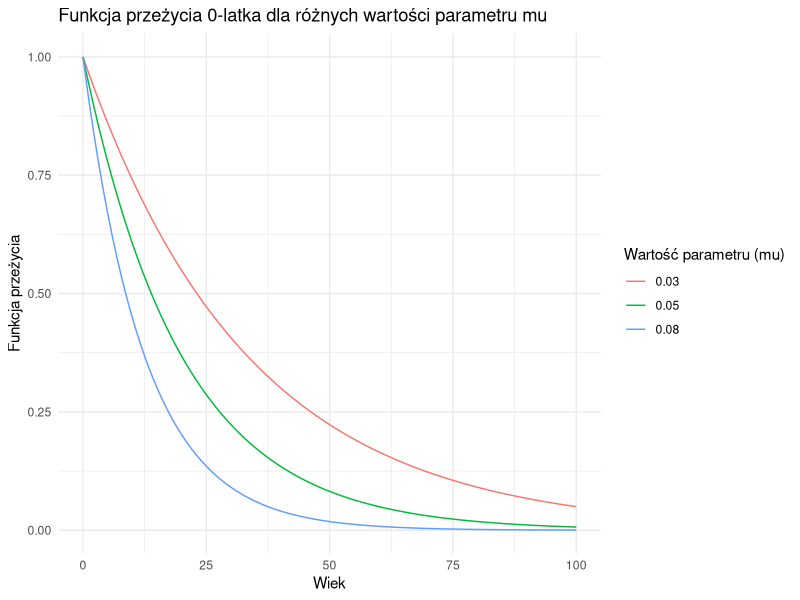
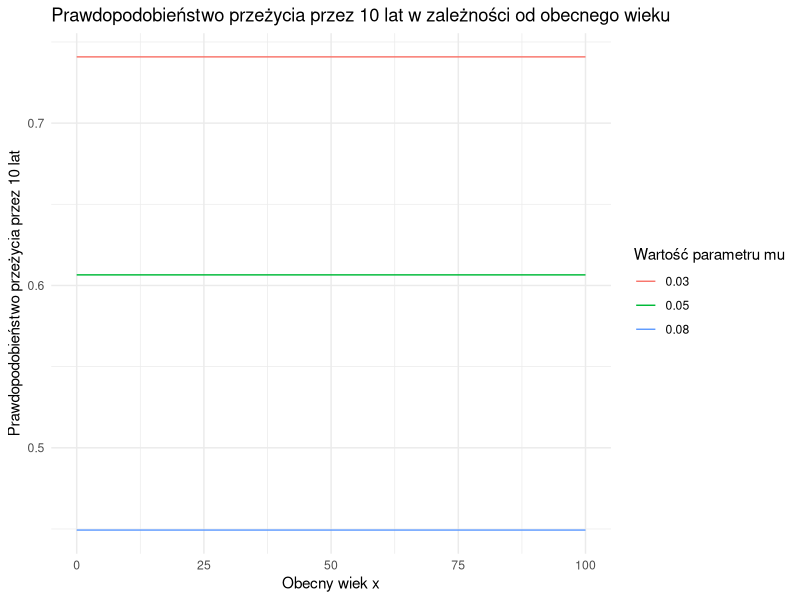
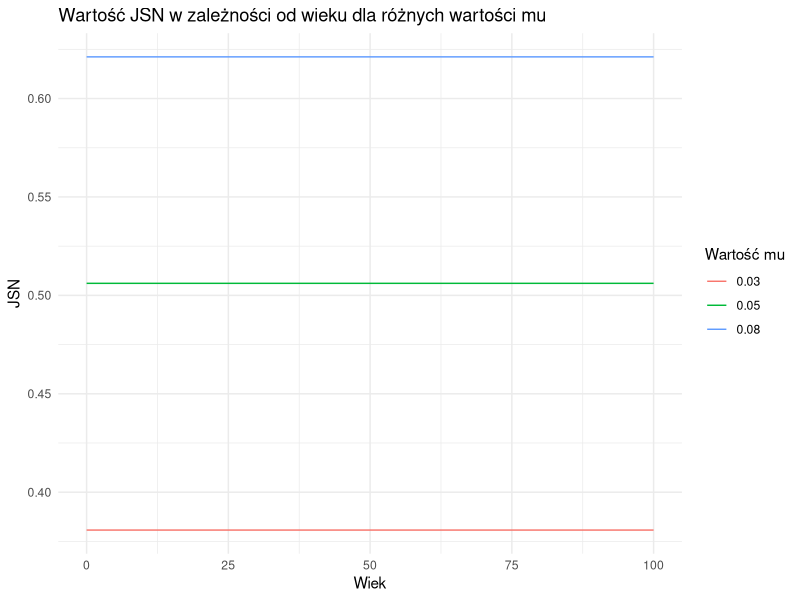
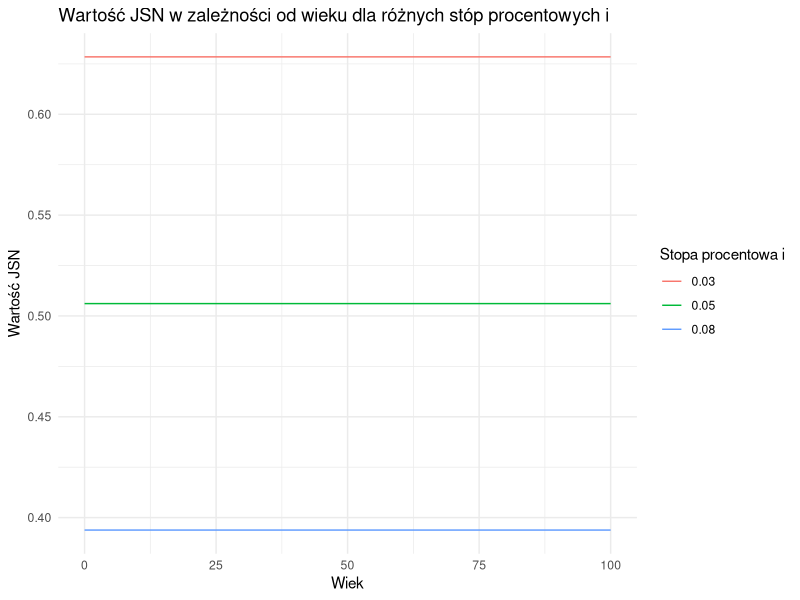
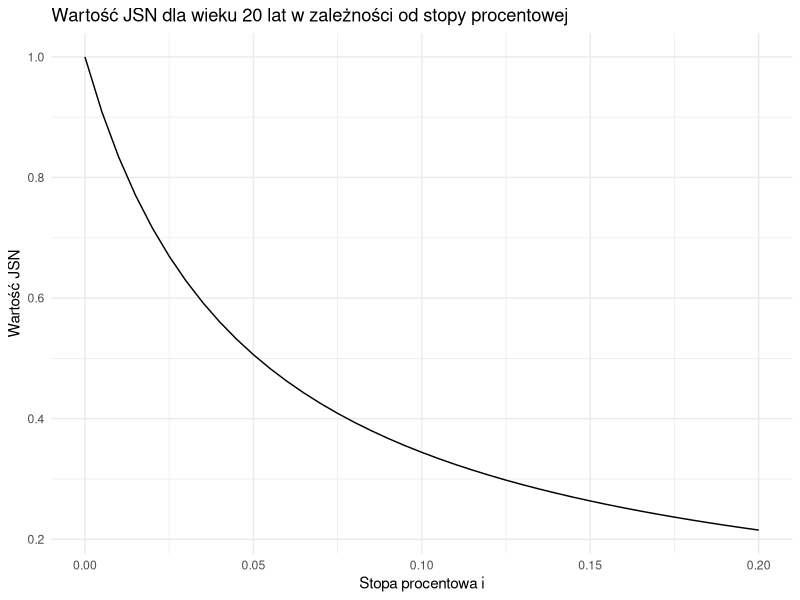
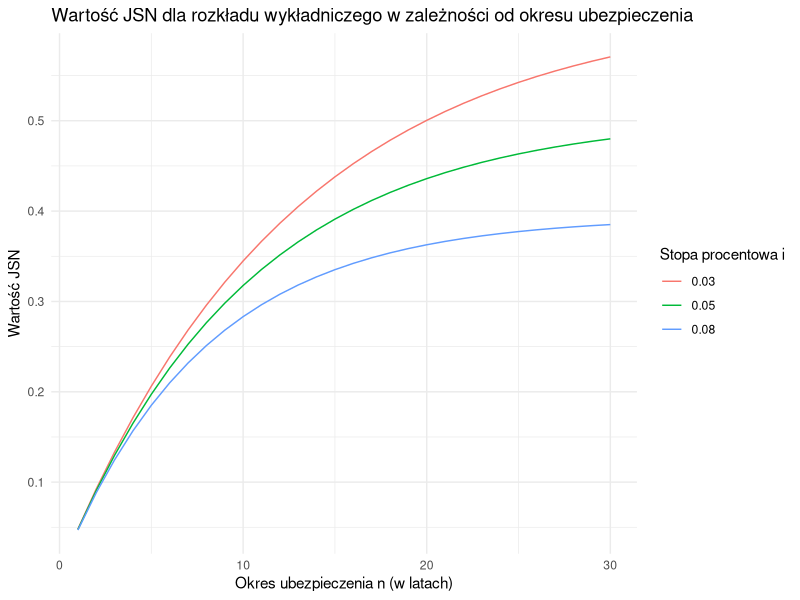
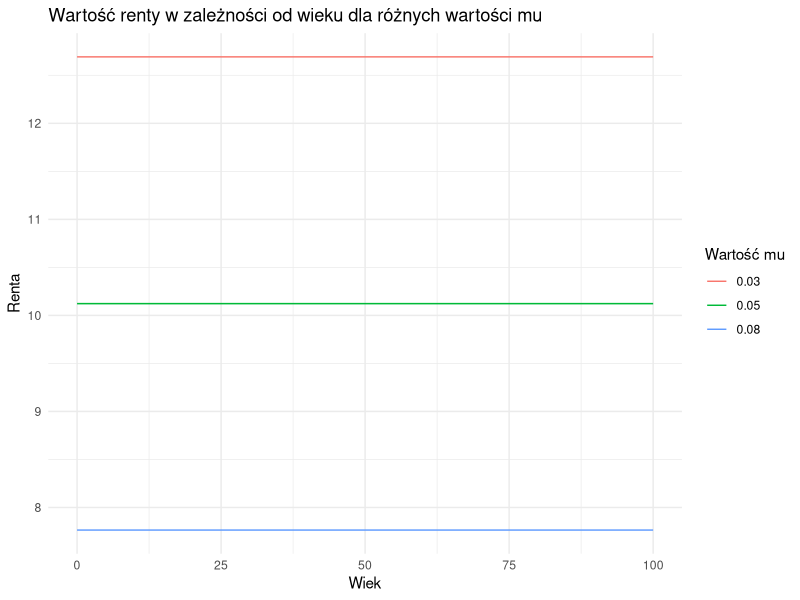
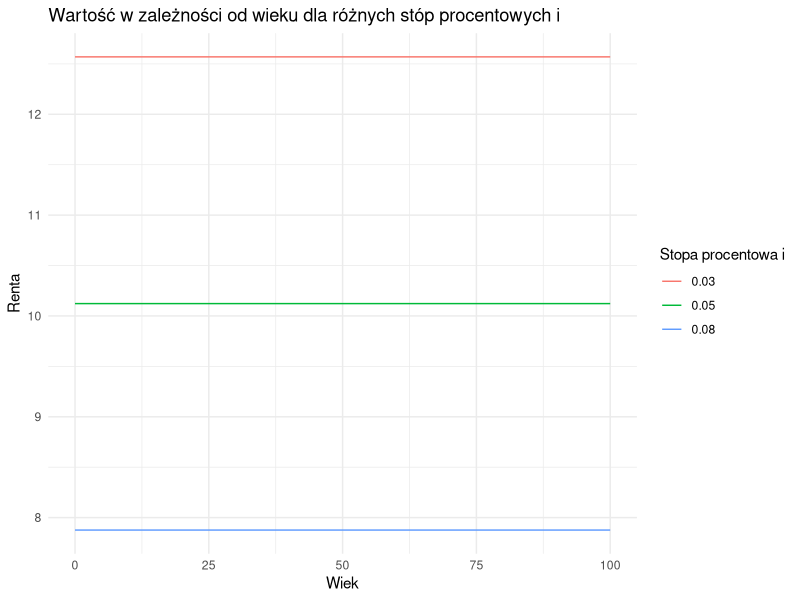

R code for these plots, in order:
#ROZKŁAD WYKŁADNICZY

#1. #funkcja przezycia dla rozkladu wykladniczego


# Wczytanie potrzebnej biblioteki
library(ggplot2)

# Definicja funkcji przeżycia
survival_function <- function(t, mu) {
  return(exp(-mu * t))
}

# Zdefiniowanie zakresu wartości t
t_values <- seq(0, 100, by = 1)

# Obliczenie prawdopodobieństw przeżycia dla różnych wartości mu
mu_values <- c(0.03, 0.05, 0.08)
survival_data <- data.frame()

for(mu in mu_values) {
  survival_data <- rbind(survival_data, data.frame(t = t_values, Survival = survival_function(t_values, mu), Rate = as.factor(mu)))
}

# Stworzenie wykresu funkcji przeżycia
ggplot(survival_data, aes(x = t, y = Survival, color = Rate)) +
  geom_line() +
  labs(title = "Funkcja przeżycia 0-latka dla różnych wartości parametru mu", x = "Wiek", y = "Funkcja przeżycia", color = "Wartość parametru (mu)") +
  theme_minimal()


#prawdopodobieństwo przeżycia dla x latka przez kolejne 10 lat 

# Definiowanie zakresu wieku
wiek <- seq(0, 100, by = 1)

# Trzy różne wartości parametru MI
mi_values <- c(0.03, 0.05, 0.08)
t <- 10  # Okres, przez który obliczamy przeżycie

# Obliczenie funkcji przeżycia dla stałego t i różnych wartości MI
przezycie_data <- data.frame()
for (mi in mi_values) {
  przezycie <- exp(-mi * t)
  przezycie_data <- rbind(przezycie_data, data.frame(wiek, Przezycie = rep(przezycie, length(wiek)), Mi = rep(mi, length(wiek))))
}

# Rysowanie wykresu
ggplot(przezycie_data, aes(x = wiek, y = Przezycie, color = as.factor(Mi))) +
  geom_line() +
  labs(title = "Prawdopodobieństwo przeżycia przez 10 lat w zależności od obecnego wieku",
       x = "Obecny wiek x",
       y = "Prawdopodobieństwo przeżycia przez 10 lat",
       color = "Wartość parametru mu") +
  theme_minimal()




##########################################################################################################


# 2.JSN - wykladniczy dla roznych mu

library(ggplot2)

# Definicja funkcji dla nowego wzoru
calculate_value <- function(age, mu, i) {
  return(mu / (log(1 + i) + mu))
}

# Stała stopa procentowa
i <- 0.05
# Zakres wieku od 0 do 100
age_range <- 0:100
# Wartości mu
mu_values <- c(0.03, 0.05, 0.08)

# Przygotowanie ramki danych do wykresu
value_data <- data.frame()

for(mu in mu_values) {
  value_data <- rbind(value_data, data.frame(Age = age_range, 
                                             Value = sapply(age_range, calculate_value, mu = mu, i = i), 
                                             Mu = as.factor(mu)))
}

# Tworzenie wykresu liniowego z wartościami dla różnych mu
ggplot(value_data, aes(x = Age, y = Value, color = Mu)) +
  geom_line() +
  labs(title = "Wartość JSN w zależności od wieku dla różnych wartości mu",
       x = "Wiek",
       y = "JSN",
       color = "Wartość mu") +
  theme_minimal()





#JSN - WYKŁADNICZY W ZALEŻNOŚCI OD WIEKU dla i=0.01, i=0.03, i=0.05
# Definicja funkcji dla wzoru
calculate_value <- function(age, i, mu) {
  return(mu / (log(1 + i) + mu))
}

# Stała wartość mu
mu <- 0.05
# Zakres wieku od 0 do 100
age_range <- 0:100
# Wartości stopy procentowej i
i_values <- c(0.03, 0.05, 0.08)

# Przygotowanie ramki danych do wykresu
value_data <- data.frame()

for(i in i_values) {
  # Obliczenie wartości dla danego i i całego zakresu wieku
  value_data <- rbind(value_data, data.frame(Age = age_range, 
                                             Value = sapply(age_range, calculate_value, i = i, mu = mu), 
                                             InterestRate = as.factor(i)))
}

# Tworzenie wykresu liniowego z wartościami dla różnych i
ggplot(value_data, aes(x = Age, y = Value, color = InterestRate)) +
  geom_line() +
  labs(title = "Wartość JSN w zależności od wieku dla różnych stóp procentowych i",
       x = "Wiek",
       y = "Wartość JSN",
       color = "Stopa procentowa i") +
  theme_minimal()




#JSN dla x=20 i różnych i 
library(ggplot2)

# Definicja funkcji JSN
jsn_function <- function(i, mu) {
  return(mu / (log(1 + i) + mu))
}

# Stała wartość mu
mu <- 0.05

# Zakres stóp procentowych od 0 do 0.2 z krokiem 0.005
i_values <- seq(0, 0.2, by = 0.005)

# Obliczenie wartości JSN dla danego wieku i różnych wartości stopy procentowej
jsn_values <- sapply(i_values, jsn_function, mu = mu)

# Stworzenie ramki danych do wykresu
data <- data.frame(InterestRate = i_values, JSN = jsn_values)

# Generowanie wykresu
ggplot(data, aes(x = InterestRate, y = JSN)) +
  geom_line() +
  labs(title = "Wartość JSN dla wieku 20 lat w zależności od stopy procentowej",
       x = "Stopa procentowa i",
       y = "Wartość JSN") +
  theme_minimal()



#JSN- WYKŁADNICZY W ZALEŻNOŚCI OD OKRESU UBEZPIECZENIA, dla różnych i 

# Definicja funkcji JSN
jsn_function <- function(n, mu, i) {
  delta <- log(1 + i)
  jsn <- (mu * (1 - exp(-n * (delta + mu))) / (delta + mu))
  return(jsn)
}

# Stała wartość mu
mu <- 0.05

# Zakres okresu ubezpieczenia n
n_values <- seq(1, 30, by = 1) # dla okresu od 1 do 30 lat

# Zakres stóp procentowych i
i_values <- c(0.03, 0.05, 0.08)

# Przygotowanie ramki danych do wykresu
data <- expand.grid(InsurancePeriod = n_values, InterestRate = i_values)
data$JSN <- mapply(jsn_function, n = data$InsurancePeriod, mu = mu, i = data$InterestRate)

# Generowanie wykresu
ggplot(data, aes(x = InsurancePeriod, y = JSN, color = as.factor(InterestRate))) +
  geom_line() +
  labs(title = "Wartość JSN dla rozkładu wykładniczego w zależności od okresu ubezpieczenia",
       x = "Okres ubezpieczenia n (w latach)",
       y = "Wartość JSN",
       color = "Stopa procentowa i") +
  theme_minimal()

####################################################################################################################
# 2.RENTA - wykladniczy dla roznych mu

# Definicja funkcji dla nowego wzoru
calculate_value <- function(age, mu, i) {
  return(1/ (log(1 + i) + mu))
}

# Stała stopa procentowa
i <- 0.05
# Zakres wieku od 0 do 100
age_range <- 0:100
# Wartości mu
mu_values <- c(0.03, 0.05, 0.08)

# Przygotowanie ramki danych do wykresu
value_data <- data.frame()

for(mu in mu_values) {
  value_data <- rbind(value_data, data.frame(Age = age_range, 
                                             Value = sapply(age_range, calculate_value, mu = mu, i = i), 
                                             Mu = as.factor(mu)))
}

# Tworzenie wykresu liniowego z wartościami dla różnych mu
ggplot(value_data, aes(x = Age, y = Value, color = Mu)) +
  geom_line() +
  labs(title = "Wartość renty w zależności od wieku dla różnych wartości mu",
       x = "Wiek",
       y = "Renta",
       color = "Wartość mu") +
  theme_minimal()


#RENTA - WYKŁADNICZY W ZALEŻNOŚCI OD WIEKU dla i=0.01, i=0.03, i=0.05
# Definicja funkcji dla wzoru
calculate_value <- function(age, i, mu) {
  return(1 / (log(1 + i) + mu))
}

# Stała wartość mu
mu <- 0.05
# Zakres wieku od 0 do 100
age_range <- 0:100
# Wartości stopy procentowej i
i_values <- c(0.03, 0.05, 0.08)

# Przygotowanie ramki danych do wykresu
value_data <- data.frame()

for(i in i_values) {
  # Obliczenie wartości dla danego i i całego zakresu wieku
  value_data <- rbind(value_data, data.frame(Age = age_range, 
                                             Value = sapply(age_range, calculate_value, i = i, mu = mu), 
                                             InterestRate = as.factor(i)))
}

# Tworzenie wykresu liniowego z wartościami dla różnych i
ggplot(value_data, aes(x = Age, y = Value, color = InterestRate)) +
  geom_line() +
  labs(title = "Wartość w zależności od wieku dla różnych stóp procentowych i",
       x = "Wiek",
       y = "Renta",
       color = "Stopa procentowa i") +
  theme_minimal()



#RENTA dla x=20 i różnych i 


# Definicja funkcji JSN
renta_function <- function(i, mu) {
  return(1 / (log(1 + i) + mu))
}

# Stała wartość mu
mu <- 0.05

# Zakres stóp procentowych od 0 do 0.2 z krokiem 0.005
i_values <- seq(0, 0.2, by = 0.005)

# Obliczenie wartości JSN dla danego wieku i różnych wartości stopy procentowej
renta_values <- sapply(i_values, renta_function, mu = mu)

# Stworzenie ramki danych do wykresu
data <- data.frame(InterestRate = i_values, renta = renta_values)

# Generowanie wykresu
ggplot(data, aes(x = InterestRate, y = renta)) +
  geom_line() +
  labs(title = "Wartość renty dla wieku 20 lat w zależności od stopy procentowej",
       x = "Stopa procentowa i",
       y = "Wartość renty") +
  theme_minimal()




#RENTA - WYKŁADNICZY W ZALEŻNOŚCI OD OKRESU UBEZPIECZENIA

# Definicja funkcji wartości renty
rent_value <- function(age, mu, i) {
  delta <- log(1 + i)
  return((1 - exp(-age * (delta + mu))) / (delta + mu))
}

# Stała wartość mu
mu <- 0.05

# Zakres wieku
age_range <- seq(0, 100, by = 1)

# Wartości stopy procentowej i
i_values <- c(0.03, 0.05, 0.08)

# Przygotowanie ramki danych do wykresu
data <- expand.grid(Age = age_range, InterestRate = i_values)
data$RentValue <- mapply(rent_value, age = data$Age, mu = mu, i = data$InterestRate)

# Generowanie wykresu z liniami dla każdej wartości stopy procentowej
ggplot(data, aes(x = Age, y = RentValue, group = InterestRate, color = as.factor(InterestRate))) +
  geom_line() +
  labs(title = "Wartość renty w zależności od wieku dla różnych stóp procentowych",
       x = "Wiek",
       y = "Wartość renty",
       color = "Stopa procentowa i") +
  theme_minimal()


##########################################################################################
#WARTOŚĆ SKŁADKI DLA ROZKŁADU WYKŁADNICZEGO W ZALEŻNOŚCI OD MU


# Definicja funkcji JSN
jsn_function <- function(mu, i) {
  delta <- log(1 + i)
  return(mu / (delta + mu))
}

# Definicja funkcji renty
rent_function <- function(mu, i) {
  delta <- log(1 + i)
  return(1 / (delta + mu))
}

# Stała wartość stopy procentowej i
i <- 0.05

# Zakres wartości mu
mu_values <- seq(0.01, 1, by = 0.01)

# Obliczenie wartości JSN i renty dla różnych wartości mu
jsn_values <- sapply(mu_values, jsn_function, i = i)
rent_values <- sapply(mu_values, rent_function, i = i)

# Obliczenie składki jako stosunek JSN do renty
premium_values <- jsn_values / rent_values

# Stworzenie ramki danych do wykresu
data <- data.frame(MortalityRate = mu_values, Premium = premium_values)

# Generowanie wykresu
ggplot(data, aes(x = MortalityRate, y = Premium)) +
  geom_line() +
  labs(title = "Wartość składki dla różnych wartości mu przy i = 0.05",
       x = "Intensywność śmiertelności mu",
       y = "Wartość składki") +
  theme_minimal()


#WARTOŚĆ OKRESOWEJ SKŁADKI 20-LETNIEJ NA ŻYCIE I DOŻYCIE DLA ROZKŁADU WYKŁADNICZEGO W ZALEŻNOŚCI OD WIEKU

# Stałe wartości
mu <- 0.05
i <- 0.05
n <- 20 # okres ubezpieczenia to 20 lat
delta <- log(1 + i)

# Definicja funkcji dla JSN okresowej i renty okresowej
jsn_okresowa <- function(mu, n, delta) {
  return((mu * (1 - exp(-n * (delta + mu))) / (delta + mu)) + exp(-n * (delta + mu)))
}

renta_okresowa <- function(mu, n, delta) {
  return((1 - exp(-n * (delta + mu))) / (delta + mu))
}

# Zakres wieku
age_range <- seq(0, 100, by = 1)

# Obliczenie wartości JSN okresowej i renty okresowej dla każdego wieku
jsn_values <- sapply(age_range, function(age) jsn_okresowa(mu, n, delta))
renta_values <- sapply(age_range, function(age) renta_okresowa(mu, n, delta))

# Obliczenie składki okresowej dla każdego wieku
skladka_okresowa_values <- jsn_values / renta_values

# Stworzenie ramki danych do wykresu
data <- data.frame(Age = age_range, PeriodicPremium = skladka_okresowa_values)

# Generowanie wykresu
ggplot(data, aes(x = Age, y = PeriodicPremium)) +
  geom_line() +
  labs(title = "Wartość składki okresowej dla 20-letniego okresu ubezpieczenia w zależności od wieku",
       x = "Wiek ubezpieczonego",
       y = "Wartość składki okresowej") +
  theme_minimal()


#WARTOŚĆ OKRESOWEJ SKŁADKI 20-LETNIEJ NA ŻYCIE I DOŻYCIE DLA ROZKŁADU WYKŁADNICZEGO W ZALEŻNOŚCI OD STOPY PROCENTOWEJ
library(ggplot2)

# Stałe wartości
mu <- 0.05
n <- 20 # okres ubezpieczenia to 20 lat

# Zakres stóp procentowych
i_values <- seq(0.01, 0.15, by = 0.005)

# Definicja funkcji dla JSN okresowej i renty okresowej
jsn_okresowa <- function(i, mu, n) {
  delta <- log(1 + i)
  return((mu * (1 - exp(-n * (delta + mu))) / (delta + mu)) + exp(-n * (delta + mu)))
}

renta_okresowa <- function(i, mu, n) {
  delta <- log(1 + i)
  return((1 - exp(-n * (delta + mu))) / (delta + mu))
}

# Obliczenie wartości JSN okresowej i renty okresowej dla różnych wartości i
jsn_values <- sapply(i_values, jsn_okresowa, mu = mu, n = n)
renta_values <- sapply(i_values, renta_okresowa, mu = mu, n = n)

# Obliczenie składki okresowej dla każdego i
skladka_okresowa_values <- jsn_values / renta_values

# Stworzenie ramki danych do wykresu
data <- data.frame(InterestRate = i_values, PeriodicPremium = skladka_okresowa_values)

# Generowanie wykresu
ggplot(data, aes(x = InterestRate, y = PeriodicPremium)) +
  geom_line() +
  labs(title = "Wartość składki okresowej dla 20-letniego okresu ubezpieczenia w zależności od stopy procentowej",
       x = "Stopa procentowa i",
       y = "Wartość składki okresowej") +
  theme_minimal()


#WARTOŚĆ OKRESOWEJ SKŁADKI N-LETNIEJ NA ŻYCIE I DOŻYCIE DLA ROZKŁADU WYKŁADNICZEGO W ZALEŻNOŚCI OD OKRESU UBEZPIECZENIA, DLA i = 0.03, 0.05, 0.08

# Stała wartość mu
mu <- 0.05

# Wartości stopy procentowej i
i_values <- c(0.03, 0.05, 0.08)

# Zakres okresu ubezpieczenia n
n_values <- seq(1, 50, by = 1)  # przykład dla okresu od 1 do 50 lat

# Definicja funkcji dla JSN okresowej i renty okresowej
jsn_okresowa <- function(n, mu, i) {
  delta <- log(1 + i)
  return((mu * (1 - exp(-n * (delta + mu))) / (delta + mu)) + exp(-n * (delta + mu)))
}

renta_okresowa <- function(n, mu, i) {
  delta <- log(1 + i)
  return((1 - exp(-n * (delta + mu))) / (delta + mu))
}

# Obliczenie wartości JSN okresowej i renty okresowej dla każdej kombinacji n i i
data <- expand.grid(n = n_values, i = i_values)
data$JSN <- mapply(jsn_okresowa, n = data$n, mu = mu, i = data$i)
data$Renta <- mapply(renta_okresowa, n = data$n, mu = mu, i = data$i)

# Obliczenie składki okresowej
data$PeriodicPremium <- data$JSN / data$Renta

# Przekształcenie stopy procentowej na czynnik, aby uzyskać różne kolory na wykresie
data$i <- as.factor(data$i)

# Generowanie wykresu
ggplot(data, aes(x = n, y = PeriodicPremium, group = i, color = i)) +
  geom_line() +
  labs(title = "Wartość składki okresowej w zależności od okresu ubezpieczenia dla różnych stóp procentowych",
       x = "Okres ubezpieczenia n (w latach)",
       y = "Wartość składki okresowej",
       color = "Stopa procentowa i") +
  theme_minimal()



###################################################################################################
##############################    ROKŁAD DE MOIVRE'A ##############################################
###################################################################################################

#funkcja przeżycia w zależności od wieku 
# Definicja funkcji przeżycia dla rozkładu de Moivre'a
survival_function <- function(x, w = 100) {
  if (x < 0 || x > w) {
    stop("Wiek powinien być w zakresie od 0 do ", w)
  }
  return(1 - (x / w))
}

# Tworzenie wektora wieków od 0 do 100
ages <- 0:100

# Obliczenie prawdopodobieństwa przeżycia dla każdego wieku
survival_probs <- sapply(ages, survival_function)

# Tworzenie wykresu
plot(ages, survival_probs, type = "l", col = "blue",
     xlab = "Wiek", ylab = "Prawdopodobieństwo przeżycia",
     main = "Funkcja przeżycia dla rozkładu de Moivre'a")



#funkacja przezycia dla rozkladu de Moivre'a, dla x latka przez 10 lat w zalezności od omega
library(ggplot2)

# Definicja funkcji przeżycia według rozkładu de Moivre'a
survival_function <- function(x, t, omega) {
  if (x + t > omega) {
    return(0)
  } else {
    return((omega - x - t) / (omega - x))
  }
}

# Wartości omega
omega_values <- c(90, 100, 110)

# Zakres wieku x od 0 do 100
x_values <- seq(0, 100, by = 1)
t <- 10  # Ile lat osoba ma przeżyć

# Przygotowanie danych do wykresu
data <- data.frame()
for (omega in omega_values) {
  survival_data <- sapply(x_values, survival_function, t = t, omega = omega)
  data <- rbind(data, data.frame(Age = x_values, Survival = survival_data, Omega = omega))
}

# Generowanie wykresu
ggplot(data, aes(x = Age, y = Survival, color = as.factor(Omega), group = Omega)) +
  geom_line() +
  scale_color_discrete(name = "Maksymalny\nwiek życia ω") +
  labs(title = "Prawdopodobieństwo przeżycia dla t=10 według rozkładu de Moivre'a",
       x = "Wiek osoby (x)",
       y = "Prawdopodobieństwo przeżycia do wieku x+10") +
  theme_minimal()


#JSN
# Funkcja JSN (składka jednorazowa) dla rozkładu de Moivre'a
jsn_de_moivre <- function(x, w, delta) {
  (1 - exp(-(w - x) * delta)) / ((w - x) * delta)
}

# Definiowanie zakresu wieku
wiek <- seq(0, 100, by = 1)

# Maksymalny wiek w populacji
w <- 100

# Parametr delta
delta <- 0.05

# Obliczanie JSN dla rozkładu de Moivre'a
jsn_data <- data.frame(Wiek = wiek, JSN = jsn_de_moivre(wiek, w, delta))

# Rysowanie wykresu
ggplot(jsn_data, aes(x = Wiek, y = JSN)) +
  geom_line() +
  labs(title = "JSN dla rozkładu de Moivre'a",
       x = "Wiek osoby",
       y = "Wartość JSN") +
  theme_minimal()



#JSN - W ZALEŻNOŚCI OD WIEKU dla i=0.03, i=0.05, i=0.01

library(ggplot2)
library(tidyr)

# Funkcja JSN (składka jednorazowa) dla rozkładu de Moivre'a z uwzględnieniem delta
jsn_de_moivre_z_delta <- function(x, w, delta) {
  (1 - exp(-(w - x) * delta)) / ((w - x) * delta)
}

# Parametry
wiek <- seq(0, 100, by = 1)  # Zakres wieku
w <- 100  # Maksymalny wiek w populacji

# Trzy różne stopy procentowe (i)
i_values <- c(0.01, 0.03, 0.05)

# Obliczanie JSN dla różnych stóp procentowych
jsn_data <- data.frame(Wiek = wiek)
for (i in i_values) {
  delta <- log(1 + i)
  jsn_data[paste0("JSN_i", i * 100)] <- jsn_de_moivre_z_delta(wiek, w, delta)
}

# Przekształcenie danych do formatu długiego
jsn_data_long <- gather(jsn_data, key = "Stopa", value = "JSN", -Wiek)

# Mapowanie etykiet dla stóp procentowych
labels_map <- setNames(paste0(i_values * 100, "%"), paste0("JSN_i", i_values * 100))

# Rysowanie wykresu
ggplot(jsn_data_long, aes(x = Wiek, y = JSN, color = Stopa)) +
  geom_line() +
  labs(title = "JSN dla rozkładu de Moivre'a z różnymi stopami procentowymi",
       x = "Wiek osoby",
       y = "Wartość JSN") +
  scale_color_manual(values = c("blue", "red", "green"),
                     name = "Stopa procentowa",
                     labels = labels_map[unique(jsn_data_long$Stopa)]) +
  theme_minimal() +
  theme(legend.position = "bottom")


#JSN dla 20-latka, w=100 w zależności od i 
# Stałe wartości
x <- 20
omega <- 100

# Zakres stóp procentowych
i_values <- seq(0.01, 0.15, by = 0.005)

# Obliczanie wartości JSN dla każdej stopy procentowej
jsn_values <- sapply(i_values, function(i) {
  delta <- log(1 + i)
  return((1 - exp(-delta * (omega - x))) / (delta * (omega - x)))
})

# Przygotowanie ramki danych
data <- data.frame(InterestRate = i_values, JSN = jsn_values)

# Generowanie wykresu
ggplot(data, aes(x = InterestRate, y = JSN)) +
  geom_line() +
  labs(title = "JSN dla osoby w wieku 20 lat w zależności od stopy procentowej",
       x = "Stopa procentowa i",
       y = "Jednorazowa składka netto (JSN)") +
  theme_minimal()




#JSN na życie w zależności od okresu ubezpieczenia, dla x=20 i i=0.01, 0.03, 0.05

# Stałe wartości
x <- 20
omega <- 100
i_values <- c(0.01, 0.03, 0.05)

# Zakres okresu ubezpieczenia n
n_values <- seq(1, 80, by = 1)  # Zakładamy, że okres ubezpieczenia może wynosić od 1 do 80 lat

# Obliczanie wartości JSN dla każdej kombinacji stopy procentowej i i okresu n
jsn_data <- expand.grid(n = n_values, i = i_values)
jsn_data$delta <- log(1 + jsn_data$i)
jsn_data$JSN <- (1 - exp(-jsn_data$n * jsn_data$delta)) / ((omega - x) * jsn_data$delta)

# Tworzenie wykresu
ggplot(jsn_data, aes(x = n, y = JSN, group = as.factor(i), color = as.factor(i))) +
  geom_line() +
  scale_color_discrete(name = "Stopa procentowa i") +
  labs(title = "JSN w zależności od okresu ubezpieczenia n dla osoby w wieku 20 lat",
       x = "Okres ubezpieczenia n (w latach)",
       y = "Jednorazowa składka netto (JSN)") +
  theme_minimal()




#RENTA
#RENTA - W ZALEŻNOŚCI OD WIEKU dla i=0.01, i=0.03, i=0.05


# Funkcja renty bezterminowej dla rozkładu de Moivre'a w zależności od i 
renta_bezterminowa_de_moivre <- function(x, w, i) {
  delta <- log(1 + i)
  ((1 - (1 - exp(-delta * (omega - x))) / ((omega - x) * delta)) * (1 / delta))
}

# Parametry
w <- 100    # Maksymalny wiek w populacji
stopy_procentowe <- c(0.01, 0.03, 0.05)  # Trzy różne stopy procentowe
kolory <- c("blue", "red", "green")  # Kolory dla linii

# Zakres wieku
wieki <- seq(0, w, by = 1)

# Inicjalizacja pustej macierzy na wyniki
wyniki <- matrix(NA, nrow = length(wieki), ncol = length(stopy_procentowe))

# Obliczanie wartości renty bezterminowej dla różnych stóp procentowych
for (j in 1:length(stopy_procentowe)) {
  wyniki[, j] <- renta_bezterminowa_de_moivre(wieki, w, stopy_procentowe[j])
}

# Rysowanie wykresu
plot(wieki, wyniki[, 1], type = "l", col = kolory[1], xlab = "Wiek osoby", ylab = "Wartość renty",
     main = "Renta bezterminowa dla rozkładu de Moivre'a", ylim = c(0, max(wyniki, na.rm = TRUE)),
     xlim = c(0, max(wieki)), lwd = 2)
for (j in 2:length(stopy_procentowe)) {
  lines(wieki, wyniki[, j], col = kolory[j], lwd = 2)
}

# Dodawanie legendy
legend("topright", legend = paste("Stopa procentowa =", stopy_procentowe), col = kolory, lty = 1, lwd = 2, cex = 1.2)


#RENTA BEZTERMINOWA dla x=20 i różnych i 
# Stałe wartości
x <- 20
omega <- 100

# Zakres stóp procentowych
i_values <- seq(0.01, 0.15, by = 0.005)

# Funkcja do obliczania wartości renty
calculate_annuity <- function(i, omega, x) {
  delta <- log(1 + i)
  return((1 - (1 - exp(-delta * (omega - x))) / ((omega - x) * delta)) * (1 / delta))
}

# Obliczanie wartości renty dla każdej stopy procentowej
annuity_values <- sapply(i_values, calculate_annuity, omega = omega, x = x)

# Przygotowanie ramki danych
data <- data.frame(InterestRate = i_values, Annuity = annuity_values)

# Generowanie wykresu
ggplot(data, aes(x = InterestRate, y = Annuity)) +
  geom_line() +
  labs(title = "Wartość renty dla osoby w wieku 20 lat w zależności od stopy procentowej",
       x = "Stopa procentowa i",
       y = "Wartość renty") +
  theme_minimal()



# Funkcja renty okresowej dla rozkładu de Moivre'a dla różnego okresu ubezpieczenia

renta_okresowa_de_moivre <- function(n, x, w, i) {
  delta <- log(1 + i)
  ((1 - (1 - exp(-delta * n)) / ((omega - x) * delta) + (n / (omega - x) - 1) * exp(-n * delta)) * (1 / delta)) 
}

# Parametry
w <- 100    # Maksymalny wiek w populacji
i <- 0.05   # Stała stopa procentowa
x <- 50     # Wiek osoby
okresy <- seq(0, 50, by = 1)  # Zakres okresów

# Inicjalizacja pustej macierzy na wyniki
wyniki <- rep(NA, length(okresy))

# Obliczanie wartości okresowej renty dla różnych okresów
for (j in 1:length(okresy)) {
  wyniki[j] <- renta_okresowa_de_moivre(okresy[j], x, w, i)
}

# Rysowanie wykresu
plot(okresy, wyniki, type = "l", col = "blue", xlab = "Okres (n)", ylab = "Wartość okresowej renty",
     main = "Okresowa Renta dla rozkładu de Moivre'a (i=0.05)",
     ylim = c(0, max(wyniki, na.rm = TRUE)), xlim = c(0, max(okresy)), lwd = 2)


##########################################################################################
#SKŁADKA BEZTERMINOWA w zależności od wieku dla róznych i 
# Funkcja JSN dla rozkładu de Moivre'a

jsn_de_moivre <- function(x, w, i) {
  delta <- log(1 + i)
  (1 - exp(-delta * (w - x))) / ((w - x) * delta)
}

# Funkcja renty bezterminowej dla rozkładu de Moivre'a
renta_bezterminowa_de_moivre <- function(x, w, i) {
  delta <- log(1 + i)
  (1 - (1 - exp(-delta * (w - x))) / ((w - x) * delta)) * 1 / delta
}

# Parametry
w <- 100    # Maksymalny wiek w populacji
wieki_osoby <- seq(0, w, by = 1)  # Zakres wieku osoby
stopy_procentowe <- c(0.01, 0.03, 0.05)  # Trzy różne stopy procentowe
kolory <- c("blue", "red", "green")  # Kolory dla linii

# Inicjalizacja pustej macierzy na wyniki
wyniki <- matrix(NA, nrow = length(wieki_osoby), ncol = length(stopy_procentowe))

# Obliczanie składek dla różnych stóp procentowych
for (j in 1:length(stopy_procentowe)) {
  for (x in 1:length(wieki_osoby)) {
    jsn <- jsn_de_moivre(wieki_osoby[x], w, stopy_procentowe[j])
    renta <- renta_bezterminowa_de_moivre(wieki_osoby[x], w, stopy_procentowe[j])
    wyniki[x, j] <- jsn / renta
  }
}

# Rysowanie wykresu
plot(wieki_osoby, wyniki[, 1], type = "l", col = kolory[1], xlab = "Wiek osoby", ylab = "Składka (JSN/Renta)",
     ylim = c(0, max(wyniki, na.rm = TRUE)), xlim = c(0, max(wieki_osoby)), lwd = 2)
lines(wieki_osoby, wyniki[, 2], col = kolory[2], lwd = 2)
lines(wieki_osoby, wyniki[, 3], col = kolory[3], lwd = 2)
axis(1, at=seq(0, 100, by=10))  # Dodawanie podziałki na osi x

# Dodawanie legendy
legend("topright", legend = paste("Stopa procentowa =", stopy_procentowe), col = kolory, lty = 1, lwd = 2, cex = 1.2)

#WARTOŚĆ OKRESOWEJ SKŁADKI 20-LETNIEJ NA ŻYCIE I DLA ROZKŁADU DE'MOIVRE'A W ZALEŻNOŚCI OD WIEKU

library(ggplot2)

# Stałe wartości
omega <- 100
n <- 20
i_values <- c(0.01, 0.03, 0.05)

# Zakres wieku x od 0 do (omega - n)
x_values <- seq(0, omega - n, by = 1)

# Funkcja do obliczania JSN i renty
calculate_values <- function(x, i, n, omega) {
  delta <- log(1 + i)
  jsn <- (1 - exp(-n * delta)) / ((omega - x) * delta)
  renta <- (1 - (1 - exp(-delta * n)) / ((omega - x) * delta) + (n / (omega - x) - 1) * exp(-n * delta)) * (1 / delta)
  return(c(JSN = jsn, Renta = renta))
}

# Przygotowanie danych do wykresu
data <- expand.grid(Age = x_values, InterestRate = i_values)
data_values <- mapply(calculate_values, x = data$Age, i = data$InterestRate, MoreArgs = list(n = n, omega = omega), SIMPLIFY = FALSE)
data <- cbind(data, do.call(rbind, data_values))

# Obliczenie składki jako stosunku JSN do renty
data$Premium <- data$JSN / data$Renta

# Przekształcenie stopy procentowej na czynnik, aby uzyskać różne kolory na wykresie
data$InterestRate <- as.factor(data$InterestRate)

# Generowanie wykresu
ggplot(data, aes(x = Age, y = Premium, group = InterestRate, color = InterestRate)) +
  geom_line() +
  scale_color_discrete(name = "Stopa procentowa i") +
  labs(title = "Wartość składki w zależności od wieku",
       x = "Wiek (x)",
       y = "Wartość składki") +
  theme_minimal()



#WARTOŚĆ OKRESOWEJ SKŁADKI 20-LETNIEJ NA ŻYCIE DLA ROZKŁADU DE MOIVRE'A W ZALEŻNOŚCI OD STOPY PROCENTOWEJ (X=20)

# Stałe wartości
x <- 20
omega <- 100
n <- 20

# Zakres stóp procentowych
i_values <- seq(0.01, 0.2, by = 0.001)

# Funkcja do obliczania JSN i renty
calculate_values <- function(i, n, x, omega) {
  delta <- log(1 + i)
  jsn <- (1 - exp(-n * delta)) / ((omega - x) * delta)
  renta <- (1 - (1 - exp(-delta * n)) / ((omega - x) * delta) + (n / (omega - x) - 1) * exp(-n * delta)) * (1 / delta)
  return(jsn / renta)
}

# Obliczenie wartości składki dla każdej stopy procentowej
premium_values <- sapply(i_values, calculate_values, n = n, x = x, omega = omega)

# Przygotowanie ramki danych
data <- data.frame(InterestRate = i_values, Premium = premium_values)

# Generowanie wykresu
ggplot(data, aes(x = InterestRate, y = Premium)) +
  geom_line() +
  labs(title = "Wartość składki dla osoby w wieku 20 lat w zależności od stopy procentowej",
       x = "Stopa procentowa i",
       y = "Wartość składki") +
  theme_minimal()


#WARTOŚĆ OKRESOWEJ SKŁADKI N-LETNIEJ NA ŻYCIE  DLA ROZKŁADU DE MOIVRE'A W ZALEŻNOŚCI OD OKRESU UBEZPIECZENIA, DLA i = 0.01, 0.03, 0.05

library(ggplot2)

# Stałe wartości
x <- 20
omega <- 100
n <- 20

# Zakres stóp procentowych
i_values <- seq(0.01, 0.2, by = 0.001)

# Funkcja do obliczania JSN i renty
calculate_values <- function(i, n, x, omega) {
  v <- 1 / (1 + i)
  jsn <- (v / (omega - x)) * (1 - v^(n + 1)) / (1 - v)
  renta <- (1 - jsn) / (i / (1 + i))
  return(jsn / renta)
}

# Obliczenie wartości składki dla każdej stopy procentowej
premium_values <- sapply(i_values, calculate_values, n = n, x = x, omega = omega)

# Przygotowanie ramki danych
data <- data.frame(InterestRate = i_values, Premium = premium_values)

# Generowanie wykresu
ggplot(data, aes(x = InterestRate, y = Premium)) +
  geom_line() +
  labs(title = "Wartość składki dla osoby w wieku 20 lat w zależności od stopy procentowej",
       x = "Stopa procentowa i",
       y = "Wartość składki") +
  theme_minimal()


####################
#rozkład de Moivre'a - podejście dyskretne

###################################################################################################
##############################    ROKŁAD DE MOIVRE'A ##############################################
###################################################################################################

#JSN - W ZALEŻNOŚCI OD WIEKU dla i=0.03, i=0.05, i=0.08

# Wartości omega i stopy procentowe
omega <- 100
i_values <- c(0.01, 0.03, 0.05)

# Funkcja do obliczania JSN
calculate_jsn <- function(x, i, omega) {
  v <- 1 / (1 + i)
  return((1 / (omega - x)) * (v / (1 - v)) * (1 - v^(omega - x)))
}

# Zakres wieku x
x_values <- seq(0, omega - 1, by = 1)

# Przygotowanie danych do wykresu
data <- expand.grid(Age = x_values, InterestRate = i_values)
data$JSN <- mapply(calculate_jsn, data$Age, data$InterestRate, MoreArgs = list(omega = omega))

# Przekształcenie stopy procentowej na czynnik
data$InterestRate <- as.factor(data$InterestRate)

# Generowanie wykresu
ggplot(data, aes(x = Age, y = JSN, group = InterestRate, color = InterestRate)) +
  geom_line() +
  scale_color_discrete(name = "Stopa procentowa i") +
  labs(title = "Jednorazowa składka netto (JSN) w zależności od wieku",
       x = "Wiek (x)",
       y = "Jednorazowa składka netto (JSN)") +
  theme_minimal()


#JSN dla 20-latka, w=100 w zależności od i 

library(ggplot2)

# Stałe wartości
x <- 20
omega <- 100

# Zakres stóp procentowych
i_values <- seq(0.01, 0.15, by = 0.001)

# Obliczanie JSN dla każdej stopy procentowej
jsn_values <- sapply(i_values, function(i) {
  v <- 1 / (1 + i)
  return((1 / (omega - x)) * (v / (1 - v)) * (1 - v^(omega - x)))
})

# Przygotowanie ramki danych
data <- data.frame(InterestRate = i_values, JSN = jsn_values)

# Generowanie wykresu
ggplot(data, aes(x = InterestRate, y = JSN)) +
  geom_line() +
  labs(title = "Jednorazowa składka netto (JSN) dla osoby w wieku 20 lat w zależności od stopy procentowej",
       x = "Stopa procentowa i",
       y = "JSN") +
  theme_minimal()



#JSN na życie w zależności od okresu ubezpieczenia, dla x=20 i i=0.01, 0.03, 0.05?


# Stałe wartości
x <- 20
omega <- 100

# Wartości stopy procentowej i
i_values <- c(0.01, 0.03, 0.05)

# Zakres okresu ubezpieczenia n
n_values <- seq(1, omega - x, by = 1)  # Zakładamy, że okres ubezpieczenia może wynosić od 1 do (omega - x) lat

# Funkcja do obliczania JSN
calculate_jsn <- function(n, i, x, omega) {
  v <- 1 / (1 + i)
  jsn <- (v / (omega - x)) * ((1 - v^(n+1)) / (1 - v))
  return(jsn)
}

# Przygotowanie danych do wykresu
data <- expand.grid(n = n_values, i = i_values)
data$JSN <- mapply(calculate_jsn, data$n, data$i, MoreArgs = list(x = x, omega = omega))

# Przekształcenie stopy procentowej na czynnik, aby uzyskać różne kolory na wykresie
data$i <- as.factor(data$i)

# Generowanie wykresu
ggplot(data, aes(x = n, y = JSN, group = i, color = i)) +
  geom_line() +
  scale_color_discrete(name = "Stopa procentowa i") +
  labs(title = "JSN na życie w zależności od okresu ubezpieczenia dla osoby w wieku 20 lat",
       x = "Okres ubezpieczenia n (w latach)",
       y = "Jednorazowa składka netto (JSN)") +
  theme_minimal()


#RENTA
#wyznaczamy z jedynki aktuarialnej 
#RENTA - W ZALEŻNOŚCI OD WIEKU dla i=0.01, i=0.03, i=0.05
library(ggplot2)

# Stałe wartości
omega <- 100
i_values <- c(0.01, 0.03, 0.05)

# Zakres wieku x
x_values <- seq(0, omega, by = 1)

# Funkcja do obliczania JSN i renty
calculate_annuity <- function(x, i, omega) {
  v <- 1 / (1 + i)
  jsn <- (1 / (omega - x)) * (v / (1 - v)) * (1 - v^(omega - x))
  annuity <- (1 - jsn) / (i / (1 + i))
  return(annuity)
}

# Przygotowanie danych do wykresu dla każdej stopy procentowej
data <- data.frame(Age = rep(x_values, times = length(i_values)),
                   InterestRate = factor(rep(i_values, each = length(x_values))),
                   Annuity = unlist(lapply(i_values, function(i) sapply(x_values, calculate_annuity, i = i, omega = omega))))

# Generowanie wykresu
ggplot(data, aes(x = Age, y = Annuity, group = InterestRate, color = InterestRate)) +
  geom_line() +
  scale_color_discrete(name = "Stopa procentowa i") +
  labs(title = "Wartość renty w zależności od wieku dla różnych stóp procentowych",
       x = "Wiek ubezpieczonego (x)",
       y = "Wartość renty") +
  theme_minimal()



#RENTA BEZTERMINOWA dla x=20 i różnych i 
library(ggplot2)

# Stałe wartości
x <- 20
omega <- 100

# Zakres stóp procentowych
i_values <- seq(0.01, 0.15, by = 0.001)

# Funkcja do obliczania JSN i renty
calculate_annuity <- function(i, x, omega) {
  v <- 1 / (1 + i)
  jsn <- (1 - (v^(omega - x))) / ((omega - x) * i)
  annuity <- (1 - jsn) * ((1 + i) / i)
  return(annuity)
}

# Obliczanie wartości renty dla każdej stopy procentowej
annuity_values <- sapply(i_values, calculate_annuity, x = x, omega = omega)

# Przygotowanie ramki danych
data <- data.frame(InterestRate = i_values, Annuity = annuity_values)

# Generowanie wykresu
ggplot(data, aes(x = InterestRate, y = Annuity)) +
  geom_line() +
  labs(title = "Wartość renty dla osoby w wieku 20 lat w zależności od stopy procentowej",
       x = "Stopa procentowa i",
       y = "Wartość renty") +
  theme_minimal()



# Funkcja renty okresowej dla rozkładu de Moivre'a dla różnego okresu ubezpieczenia

# Stałe wartości
x <- 20
omega <- 100
i_values <- c(0.01, 0.03, 0.05)

# Zakres okresu ubezpieczenia n
n_values <- seq(1, omega - x, by = 1)  # od 1 do (omega - x)

# Obliczenie JSN i renty dla danego n i i
calculate_renta <- function(n, i, x, omega) {
  v <- 1 / (1 + i)
  jsn <- v / (omega - x) * (1 - v^(n+1)) / (1 - v)
  renta <- (1 - jsn) / (i / (1 + i))
  return(renta)
}

# Przygotowanie danych do wykresu dla każdej stopy procentowej
data <- expand.grid(n = n_values, i = i_values)
data$Renta <- mapply(calculate_renta, data$n, data$i, MoreArgs = list(x = x, omega = omega))

# Przekształcenie stopy procentowej na czynnik, aby uzyskać różne kolory na wykresie
data$i <- as.factor(data$i)

# Generowanie wykresu
ggplot(data, aes(x = n, y = Renta, group = i, color = i)) +
  geom_line() +
  scale_color_discrete(name = "Stopa procentowa i") +
  labs(title = "Wartość renty w zależności od okresu ubezpieczenia n dla osoby w wieku 20 lat",
       x = "Okres ubezpieczenia n (w latach)",
       y = "Wartość renty") +
  theme_minimal()

##########################################################################################
#SKŁADKA BEZTERMINOWA w zależności od wieku dla róznych i
# Funkcje obliczeniowe
library(ggplot2)
library(tidyr)

# Funkcje obliczeniowe
jsn_de_moivre <- function(x, omega, i) {
  v <- 1 / (1 + i)
  (1 / (omega - x)) * (v / (1 - v)) * (1 - v^(omega - x))
}

renta_bezterminowa_de_moivre <- function(jsn, i) {
  (1 - jsn) / (i / (1 + i))
}

# Parametry
omega <- 100    # Maksymalny wiek w populacji
wieki_osoby <- seq(0, omega, by = 1)  # Zakres wieku osoby
stopy_procentowe <- c(0.01, 0.03, 0.05)  # Trzy różne stopy procentowe
kolory <- c("blue", "red", "green")  # Kolory dla linii

# Inicjalizacja pustej macierzy na wyniki
wyniki <- matrix(NA, nrow = length(wieki_osoby), ncol = length(stopy_procentowe))

# Obliczanie składek dla różnych stóp procentowych
for (j in 1:length(stopy_procentowe)) {
  for (x in wieki_osoby) {
    jsn <- jsn_de_moivre(x, omega, stopy_procentowe[j])
    renta <- renta_bezterminowa_de_moivre(jsn, stopy_procentowe[j])
    wyniki[x + 1, j] <- jsn / renta
  }
}

# Rysowanie wykresu
plot(wieki_osoby, wyniki[, 1], type = "l", col = kolory[1], xlab = "Wiek osoby", ylab = "Składka",
     ylim = c(0, max(wyniki, na.rm = TRUE)), xlim = c(0, max(wieki_osoby)), lwd = 2)
for (j in 2:length(stopy_procentowe)) {
  lines(wieki_osoby, wyniki[, j], col = kolory[j], lwd = 2)
}

# Dodawanie legendy
legend("topright", legend = paste("i =", stopy_procentowe * 100, "%"), col = kolory, lty = 1, lwd = 2, cex = 0.8)


#WARTOŚĆ OKRESOWEJ SKŁADKI 20-LETNIEJ NA ŻYCIE I DLA ROZKŁADU DE'MOIVRE'A W ZALEŻNOŚCI OD WIEKU
library(ggplot2)

# Stałe wartości
omega <- 100
n <- 20
i_values <- c(0.01, 0.03, 0.05)

# Zakres wieku x od 0 do (omega - n)
x_values <- seq(0, omega - n, by = 1)

# Funkcja do obliczania JSN i renty
calculate_values <- function(x, i, n, omega) {
  v <- 1/(1 + i)
  jsn <- (v / (omega - x) * (1 - v^(n+1)) / (1 - v))
  renta <-  (1 - jsn) / (i / (1 + i))
  return(c(JSN = jsn, Renta = renta))
}

# Przygotowanie danych do wykresu
data <- expand.grid(Age = x_values, InterestRate = i_values)
data_values <- mapply(calculate_values, x = data$Age, i = data$InterestRate, MoreArgs = list(n = n, omega = omega), SIMPLIFY = FALSE)
data <- cbind(data, do.call(rbind, data_values))

# Obliczenie składki jako stosunku JSN do renty
data$Premium <- data$JSN / data$Renta

# Przekształcenie stopy procentowej na czynnik, aby uzyskać różne kolory na wykresie
data$InterestRate <- as.factor(data$InterestRate)

# Generowanie wykresu
ggplot(data, aes(x = Age, y = Premium, group = InterestRate, color = InterestRate)) +
  geom_line() +
  scale_color_discrete(name = "Stopa procentowa i") +
  labs(title = "Wartość składki w zależności od wieku",
       x = "Wiek (x)",
       y = "Wartość składki") +
  theme_minimal()


#WARTOŚĆ OKRESOWEJ SKŁADKI 20-LETNIEJ NA ŻYCIE I DOŻYCIE DLA ROZKŁADU DE MOIVRE'A W ZALEŻNOŚCI OD STOPY PROCENTOWEJ (X=20)
# Stałe wartości
library(ggplot2)

# Stałe wartości
x <- 20
omega <- 100
n <- 20

# Zakres stóp procentowych
i_values <- seq(0.01, 0.2, by = 0.001)

# Funkcja do obliczania JSN i renty
calculate_values <- function(i, n, x, omega) {
  v <- 1 / (1 + i)
  jsn <- (v / (omega - x)) * (1 - v^(n + 1)) / (1 - v)
  renta <- (1 - jsn) / (i / (1 + i))
  return(jsn / renta)
}

# Obliczenie wartości składki dla każdej stopy procentowej
premium_values <- sapply(i_values, calculate_values, n = n, x = x, omega = omega)

# Przygotowanie ramki danych
data <- data.frame(InterestRate = i_values, Premium = premium_values)

# Generowanie wykresu
ggplot(data, aes(x = InterestRate, y = Premium)) +
  geom_line() +
  labs(title = "Wartość składki dla osoby w wieku 20 lat w zależności od stopy procentowej",
       x = "Stopa procentowa i",
       y = "Wartość składki") +
  theme_minimal()


#WARTOŚĆ OKRESOWEJ SKŁADKI N-LETNIEJ NA ŻYCIE I DOŻYCIE DLA ROZKŁADU DE MOIVRE'A W ZALEŻNOŚCI OD OKRESU UBEZPIECZENIA, DLA i = 0.01, 0.03, 0.05
library(ggplot2)

# Stałe wartości
x <- 20
omega <- 100

# Zakres n (liczba lat)
n_values <- 1:60

# Stopy procentowe
i_values <- c(0.01, 0.03, 0.05)

# Funkcja do obliczania JSN i renty
calculate_values <- function(n, x, omega, i) {
  v <- 1 / (1 + i)
  jsn <- (v / (omega - x)) * (1 - v^(n + 1)) / (1 - v)
  renta <- (1 - jsn) / (i / (1 + i))
  return(jsn / renta)
}

# Przygotowanie ramki danych
data <- expand.grid(N = n_values, InterestRate = i_values)
data$Premium <- mapply(calculate_values, data$N, x, omega, data$InterestRate)

# Generowanie wykresu
ggplot(data, aes(x = N, y = Premium, color = as.factor(InterestRate))) +
  geom_line() +
  scale_color_manual(values = c("blue", "red", "green"),
                     name = "Stopa procentowa i",
                     labels = paste0(i_values * 100, "%")) +
  labs(title = "Wartość składki dla osoby w wieku 20 lat w zależności od n i stopy procentowej",
       x = "Liczba lat n",
       y = "Stosunek JSN do Renty") +
  theme_minimal()


####################
